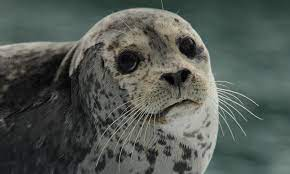
#> input picture demo/test.jpg, 290 x 174 px, found by its file name
$ python sod.py
#> lines starting #> are read from the running program, lines starting #| are printed output that depends on the picture; after the words box and inside, x2 and y2 are one past the last pixel; in counts of white or black regions, pixels touching at a corner belong together
import cv2 as cv
from matplotlib import pyplot as plt

# Load image in grayscale
img = cv.imread('test.jpg',0)
#> img: shape (174, 290); min 0, max 232, mean 86

# threshold the image
thresh = cv.threshold(img,0,255,cv.THRESH_BINARY_INV+cv.THRESH_OTSU)[1]
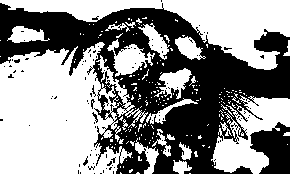
#> thresh: shape (174, 290); 55.3% white; 106 black regions (101 under 20 px), largest, box (x1, y1, x2, y2) and area: (0, 3, 290, 174) 20759, (250, 122, 290, 174) 1404, (92, 112, 98, 123) 24, (83, 156, 88, 166) 22, (91, 99, 95, 109) 20

# display the image
plt.imshow(thresh, cmap = 'gray', interpolation = 'bicubic')
plt.xticks([]), plt.yticks([])  # to hide tick values on X and Y axis
plt.show()
